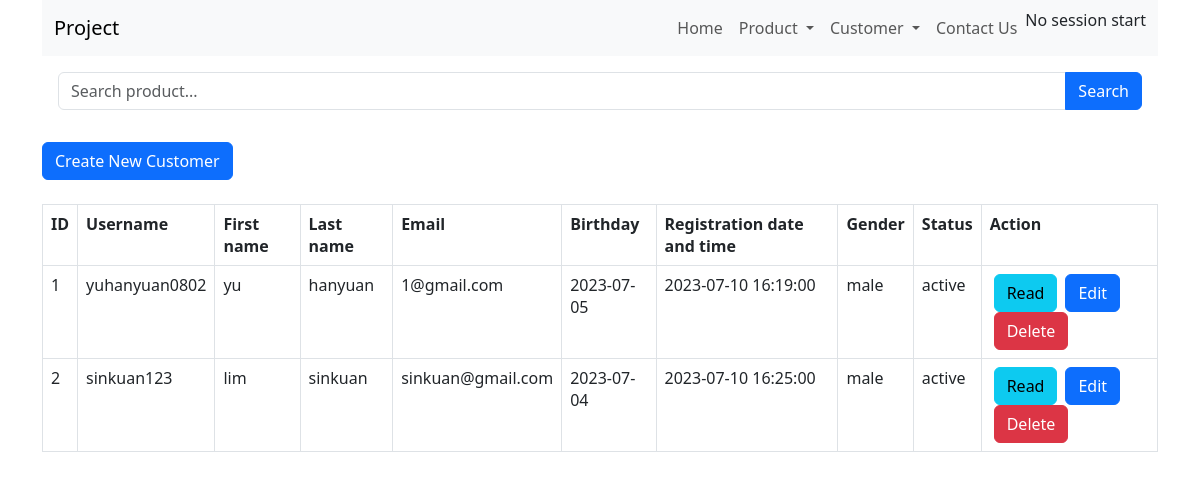
Page /customer_read.php on the earlier database version.
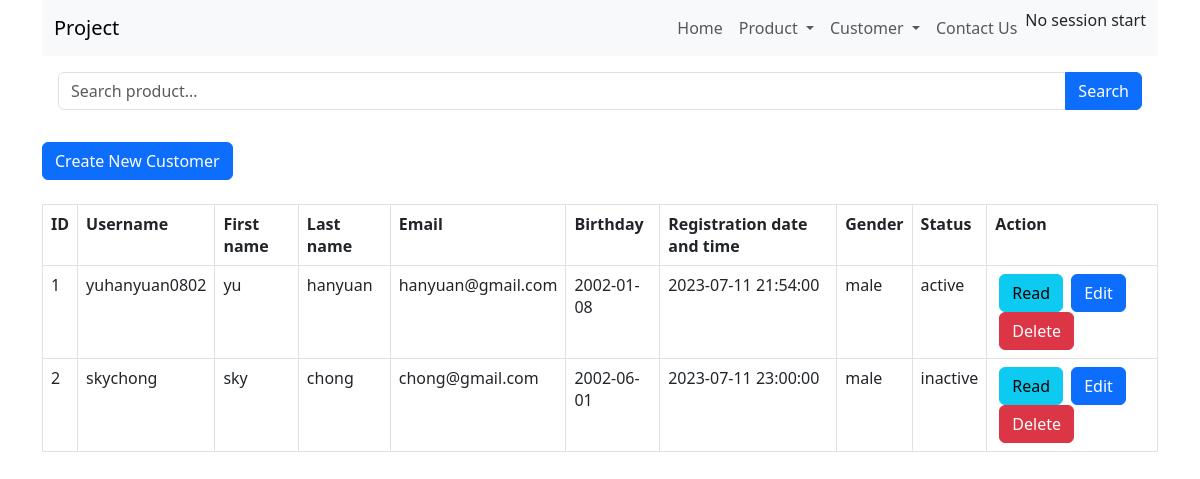
Same page on the later database version.
### tables this page shows
CREATE TABLE `customers` (
  `user_id` int(11) NOT NULL,
  `username` varchar(20) NOT NULL,
  `first_name` varchar(20) NOT NULL,
  `last_name` varchar(20) NOT NULL,
  `password` varchar(255) NOT NULL,
  `email` varchar(30) NOT NULL,
  `date_of_birth` date NOT NULL,
  `registration_date_time` datetime NOT NULL DEFAULT current_timestamp() ON UPDATE current_timestamp(),
  `gender` enum('male','female') NOT NULL,
  `status` enum('active','inactive') NOT NULL DEFAULT 'active'
);

### customer_read.php (the view, shortened to what this page needs)
<html lang="en">
<head>
    <link href="https://cdn.jsdelivr.net/npm/bootstrap@5.3.0/dist/css/bootstrap.min.css" rel="stylesheet">
</head>
<body>
    <div class="container">
        <?php
        include 'menu/menu.php';
        ?>
        <?php
        include 'config/database.php';
        $searchKeyword = isset($_GET['search']) ? $_GET['search'] : '';
        $query = "SELECT user_id, username, first_name, last_name, date_of_birth, registration_date_time, email, gender, status FROM customers";
        $query .= " ORDER BY user_id ASC";
        $stmt = $con->prepare($query);
        $stmt->execute();
        $num = $stmt->rowCount();
        echo '<div class="p-3">
            <form method="GET" action="">
                <div class="input-group mb-3">
                    <input type="text" class="form-control" name="search" placeholder="Search product..." value="' . str_replace('%', '', $searchKeyword) . '">
                    <button class="btn btn-primary" type="submit">Search</button>
                </div>
            </form>
        </div>';
        echo "<div><a href='customer_create.php' class='btn btn-primary m-b-1em'>Create New Customer</a></div>" . "<br>";
        if ($num > 0) {
            echo "<table id='customer_table' class='table table-hover table-responsive table-bordered'>";
            echo "<tr>";
            echo "<th>ID</th>";
            echo "<th>Username</th>";
            echo "<th>First name</th>";
            echo "<th>Last name</th>";
            echo "<th>Email</th>";
            echo "<th>Birthday</th>";
            echo "<th>Registration date and time</th>";
            echo "<th>Gender</th>";
            echo "<th>Status</th>";
            echo "<th>Action</th>";
            echo "</tr>";
            while ($row = $stmt->fetch(PDO::FETCH_ASSOC)) {
                extract($row);
                echo "<tr>";
                echo "<td>{$user_id}</td>";
                echo "<td>{$username}</td>";
                echo "<td>{$first_name}</td>";
                echo "<td>{$last_name}</td>";
                echo "<td>{$email}</td>";
                echo "<td>{$date_of_birth}</td>";
                echo "<td>{$registration_date_time}</td>";
                echo "<td>{$gender}</td>";
                echo "<td>{$status}</td>";
                echo "<td>";
                echo "<a href='customer_read_one.php?id={$user_id}' class='btn btn-info m-r-1em mx-1'>Read</a>";
                echo "<a href='customer_update.php?id={$user_id}' class='btn btn-primary m-r-1em mx-1'>Edit</a>";
                echo "<a href='#' onclick='delete_product({$user_id});'  class='btn btn-danger mx-1'>Delete</a>";
                echo "</td>";
                echo "</tr>";
            }
            echo "</table>";
        } else {
            echo "<div class='alert alert-danger'>No records found.</div>";
        }
        ?>
    </div>
</body>
</html>

### menu/menu.php (shortened to what this page needs)
<div class="page-header">
    <nav class="navbar navbar-expand-lg bg-body-tertiary">
        <div class="container-fluid d-flex">
            <a class="navbar-brand" href="#">Project</a>
            <div class="collapse navbar-collapse d-flex flex-row-reverse" id="navbarNavAltMarkup">
                <div class="navbar-nav">
                    <a class="nav-link" href="index.php">Home</a>
                    <li class="nav-item dropdown">
                        <a class="nav-link dropdown-toggle" href="#" role="button" data-bs-toggle="dropdown" aria-expanded="false">
                            Product
                        </a>
                    </li>
                    <li class="nav-item dropdown">
                        <a class="nav-link dropdown-toggle" href="#" role="button" data-bs-toggle="dropdown" aria-expanded="false">
                            Customer
                        </a>
                    </li>
                    <a class="nav-link" href="contact.php">Contact Us</a>
                    <?php
                    if (!empty($_SESSION['login'])) {
                        echo "<a class='nav-link' href='login.php'>Log out</a>";
                    } else {
                        echo "No session start";
                    }
                    ?>
                </div>
            </div>
        </div>
    </nav>
</div>

Differences in the rows shown:
changed customers "yuhanyuan0802": email "1@gmail.com" → "hanyuan@gmail.com"; date_of_birth "2023-07-05" → "2002-01-08"; registration_date_time "2023-07-10 16:19:00" → "2023-07-11 21:54:00"
changed customers id 2: username "sinkuan123" → "skychong"; first_name "lim" → "sky"; last_name "sinkuan" → "chong"; email "sinkuan@gmail.com" → "chong@gmail.com"; date_of_birth "2023-07-04" → "2002-06-01"; registration_date_time "2023-07-10 16:25:00" → "2023-07-11 23:00:00"; status "active" → "inactive"
